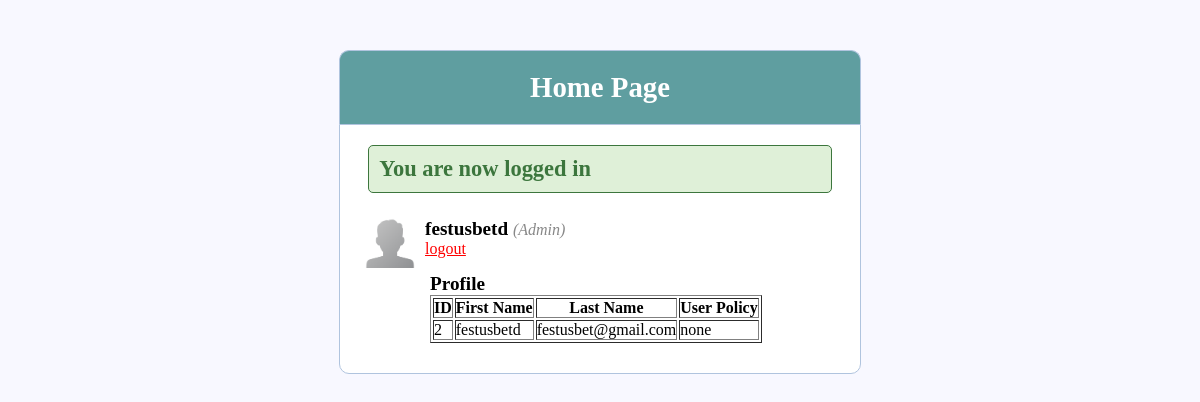
/ (signed in), run on the app's committed database.
### tables this page shows
CREATE TABLE IF NOT EXISTS `users` (
  `id` int(10) NOT NULL AUTO_INCREMENT,
  `username` varchar(100) NOT NULL,
  `email` varchar(50) NOT NULL,
  `user_type` varchar(100) NOT NULL,
  `user_policy` varchar(50) NOT NULL,
  `password` varchar(100) NOT NULL,
  PRIMARY KEY (`id`)
);

### index.php (the view, shortened to what this page needs)
<html>
<head>
	<link rel="stylesheet" type="text/css" href="style.css">
</head>
<body>
	<div class="header">
		<h2>Home Page</h2>
	</div>
	<div class="content">
		<?php if (isset($_SESSION['success'])) : ?>
			<div class="error success" >
				<h3>
					<?php
						echo $_SESSION['success'];
					?>
				</h3>
			</div>
		<?php endif ?>
		<div class="profile_info">
			<img src="images/user_profile.png"  >
			<div>
				<?php  if (isset($_SESSION['user'])) : ?>
					<strong><?php echo $_SESSION['user']['username']; ?></strong>
					<small>
						<i  style="color: #888;">(<?php echo ucfirst($_SESSION['user']['user_type']); ?>)</i>
						<br>
						<a href="index.php?logout='1'" style="color: red;">logout</a>
					</small>
				<?php endif ?>
			</div>
			<div>
			<div>
			<?php
$db = mysqli_connect('localhost', 'root', '', 'wiseinsurance');
 $view_users_query="select * from users WHERE username='".$_SESSION['user']['username'] ."'";
        $result=mysqli_query($db,$view_users_query) or die(mysql_error());
echo "<p><b>Profile</b> " ;
echo "<table border='1' cellpadding='10'>";
echo "<tr>
<th>ID</th>
 <th>First Name</th>
 <th>Last Name</th>
 <th>User Policy</th>
</tr>";
while($row=mysqli_fetch_array($result)) {
echo "<tr>";
echo '<td>' . $row['id'] . '</td>';
echo '<td>' . $row['username'] . '</td>';
echo '<td>' . $row['email'] . '</td>';
echo '<td>' . $row['user_policy'] . '</td>';
echo "</tr>";
}
echo "</table>";
?>
			</div>
		</div>
	</div>
</body>
</html>

### style.css (style rules this page uses)
* { margin: 0px; padding: 0px; }
body { font-size: 120%; background: #F8F8FF; }
.header { width: 40%; margin: 50px auto 0px; color: white; background: #5F9EA0; text-align: center; border: 1px solid #B0C4DE; border-bottom: none; border-radius: 10px 10px 0px 0px; padding: 20px; }
form, .content { width: 40%; margin: 0px auto; padding: 20px; border: 1px solid #B0C4DE; background: white; border-radius: 0px 0px 10px 10px; }
.error { width: 92%; margin: 0px auto; padding: 10px; border: 1px solid #a94442; color: #a94442; background: #f2dede; border-radius: 5px; text-align: left; }
.success { color: #3c763d; background: #dff0d8; border: 1px solid #3c763d; margin-bottom: 20px; }
.profile_info img { display: inline-block; width: 50px; height: 50px; margin: 5px; float: left; }
.profile_info div { display: inline-block; margin: 5px; }
.profile_info:after { content: ""; display: block; clear: both; }

### data on the page
users: id "2", username "festusbetd", email "festusbet@gmail.com", user_policy "none"

### other printed values
$_SESSION['success'] "You are now logged in"
$_SESSION['user']['username'] "festusbetd"
$_SESSION['user']['user_type'] "Admin"
